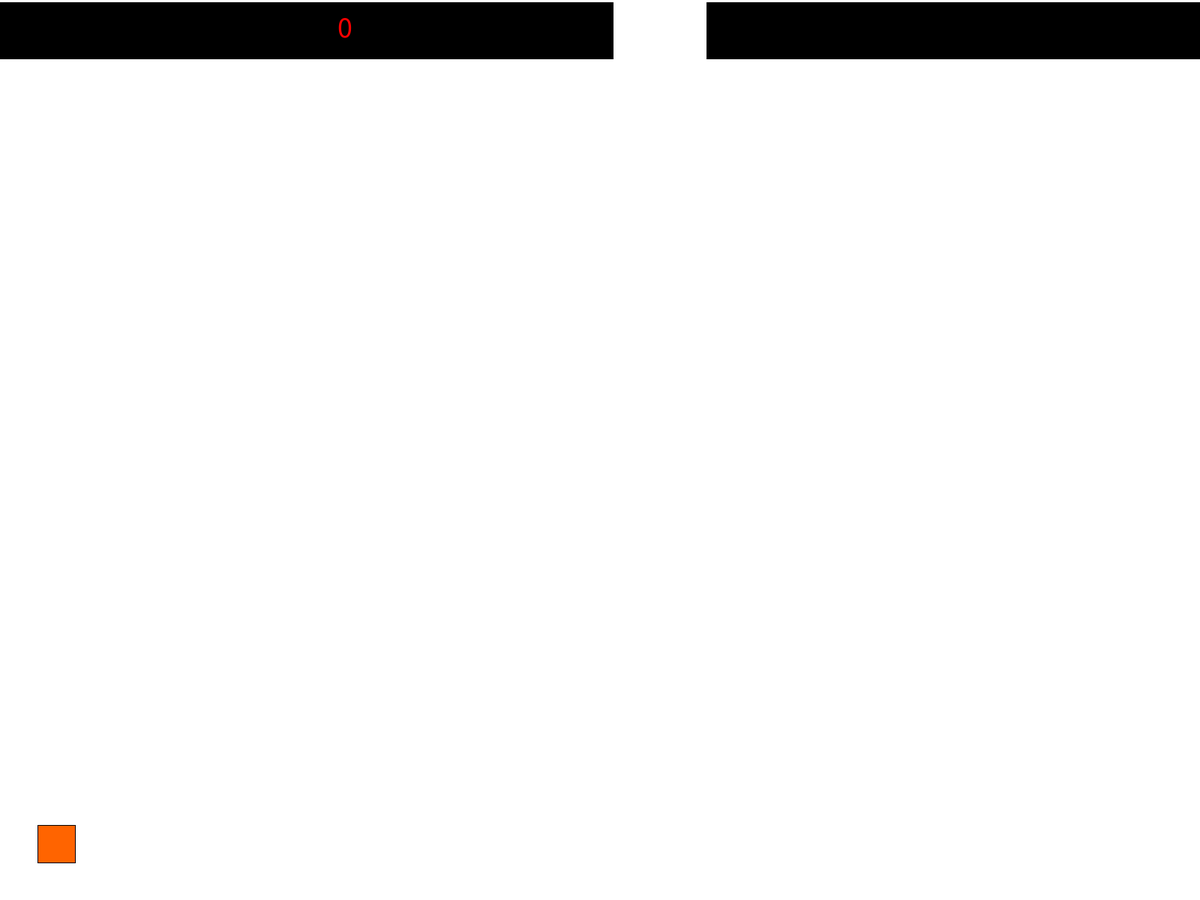
Frame 1 (no input)
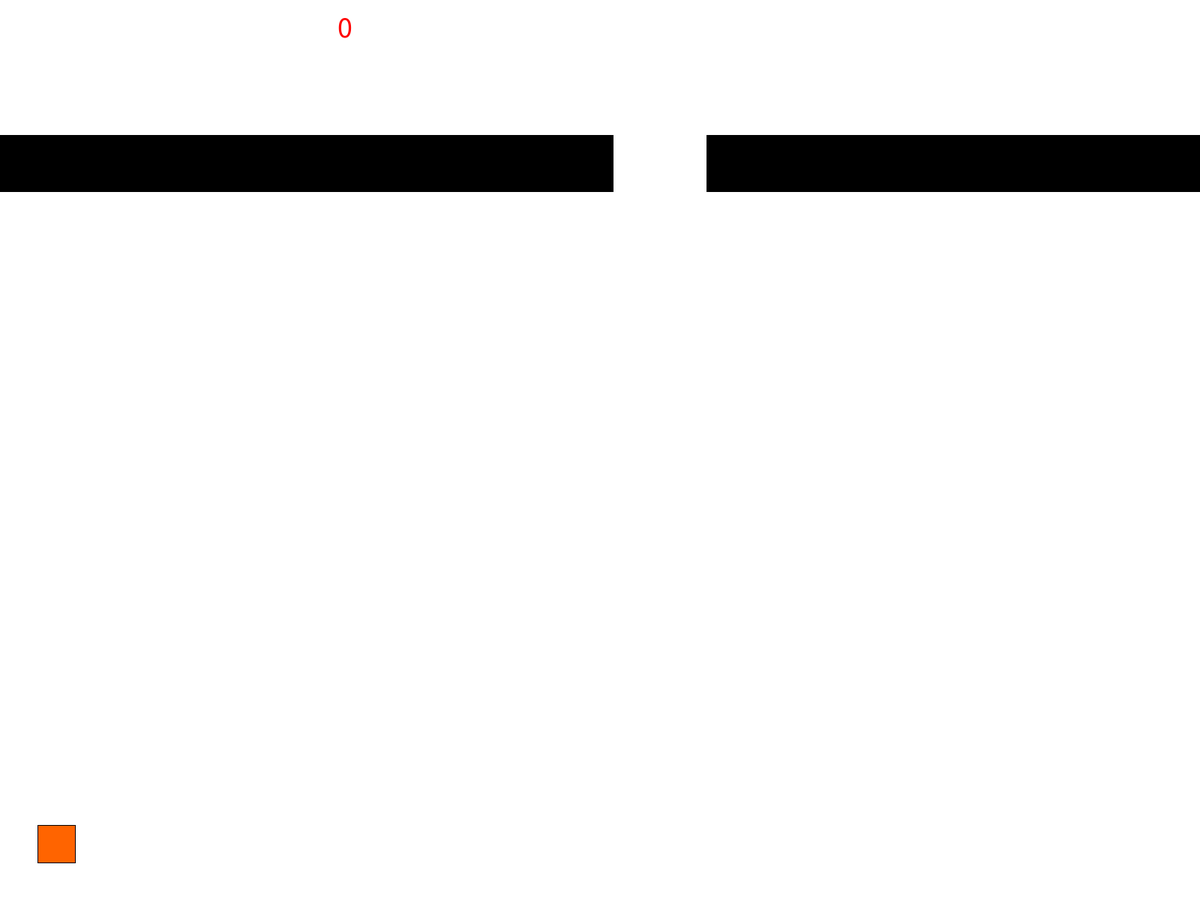
Frame 60 (the mouse pressed at the canvas centre just before this capture)
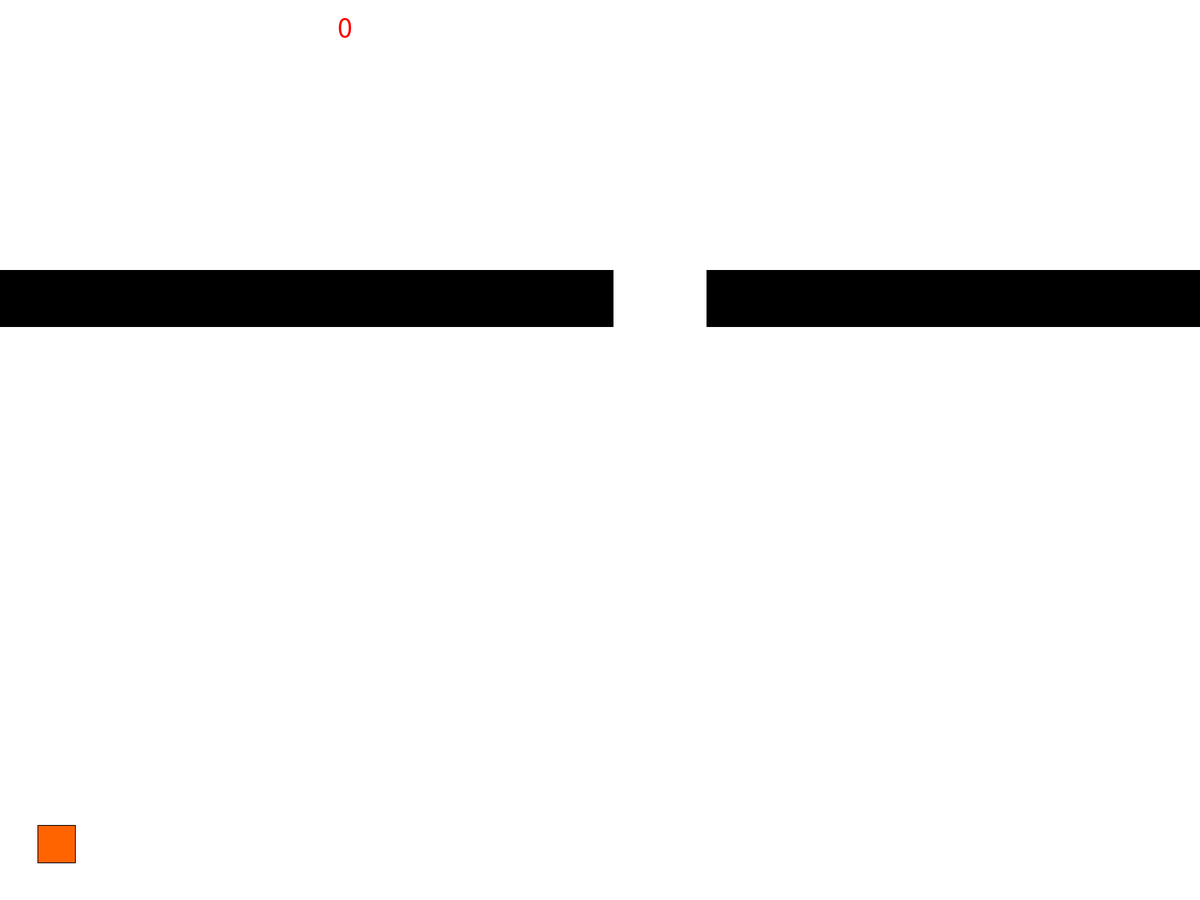
Frame 120 (the mouse held since frame 60 and released just before this capture)

The Processing sketch that drew these frames (run headless with seeded random() and noise(); from frame 60 on, the mouse is pressed at the canvas centre):

// Processing sketch: CrappyRocket
// ── CrappyRocket.pde
void setup(){
  fullScreen();
  setupObstacles();
  refresh();
  obstacle();
  alive = true;
  score = 0;
}

void refresh(){
  if (alive==true) {
    
    // Move rocket
    ballX += velocity;
    
    // White
    background(255,255,255);
    
    // Draw rocket
    fill(255,100,0);
    rect(ballX,height-100,50,50);
    
    // Redraw Obstacles
    for(Obstacle obstacle : obstacles) {
      obstacle.drawObstacle();
      // Move obstacles down by 3 px everytime they are redrawn
      obstacle.y += 3;
    }
  }
}

void setupObstacles() {
  float leftValue = random(300,width-500);
  obstacles[0] = new Obstacle(leftValue, leftValue+125, 0, 75);
  leftValue = random(300,width-500);
  obstacles[1] = new Obstacle(leftValue, leftValue+125, -distanceBWobstacle, 75);
}

void keyPressed() {
  if(keyCode == LEFT) {
    velocity = -3.5;
  } else if (keyCode == RIGHT) {
     velocity = 3.5; 
  }
}

void keyReleased() {
   velocity = 0; 
}

void obstacle(){
  //print(obstacleY);
  for(int i=0;i<obstacles.length;i++) {
    if(obstacles[i].y >= height) {
        obstacles[i].leftVal = random(300,width-500);
        obstacles[i].rightVal = obstacles[i].leftVal+125;
        obstacles[i].y = 0;
    }
  }
}

void collisionCheck(){
  for(int i=0;i<obstacles.length;i++) {
    if((obstacles[i].y+75>height-100)&&(obstacles[i].y<height-150)) {
      if((ballX < obstacles[i].leftVal) || (ballX+50 > obstacles[i].rightVal)) {
        alive=false;
      }
    }
  }
}

void restartScreen(){
  textSize(50);
  fill(255,0,0);
  text("You died",130,200);
  fill(100);
  rect(130,250,200,100);
  fill(0);
  text("Restart",150,320);
}

void mouseClicked(){
  if (alive==false){
    if((mouseY>250)&(mouseY<350)&(mouseX>130)&(mouseX<330)){
      setup();
    }
  }
}

void scoreCheck(){
  for(int i=0;i<obstacles.length;i++) {
      if(obstacles[i].y >= height-4) {
        score++;
      }
  }
  fill(255,0,0);
  textSize(40);
  text(score,450,50);
}

void draw(){
  if (alive){
    refresh();
    obstacle();
    collisionCheck();
  }else{
   restartScreen();
  }
  scoreCheck();
}

// ── Obstacle.pde
class Obstacle {
  public
	float leftVal, rightVal, y, height;
	color obstacleColor;

	Obstacle(float leftVal, float rightVal, float y, float height) {
		this.leftVal = leftVal;
		this.rightVal = rightVal;
		this.y = y;
		this.height = height;
		this.obstacleColor = obstacleColor;
	}


	void drawObstacle() {
		fill(obstacleColor);
		rect(0, y, leftVal, this.height);
		rect(rightVal, y, width, this.height);
	}
}

// ── Variables.pde
float ballX = width/2;
float distanceBWobstacle = 500;
float velocity = 0;

Obstacle[] obstacles= new Obstacle[2];

// Black
color obstacleColor= color(0);

boolean alive = true;
int score = 0;
